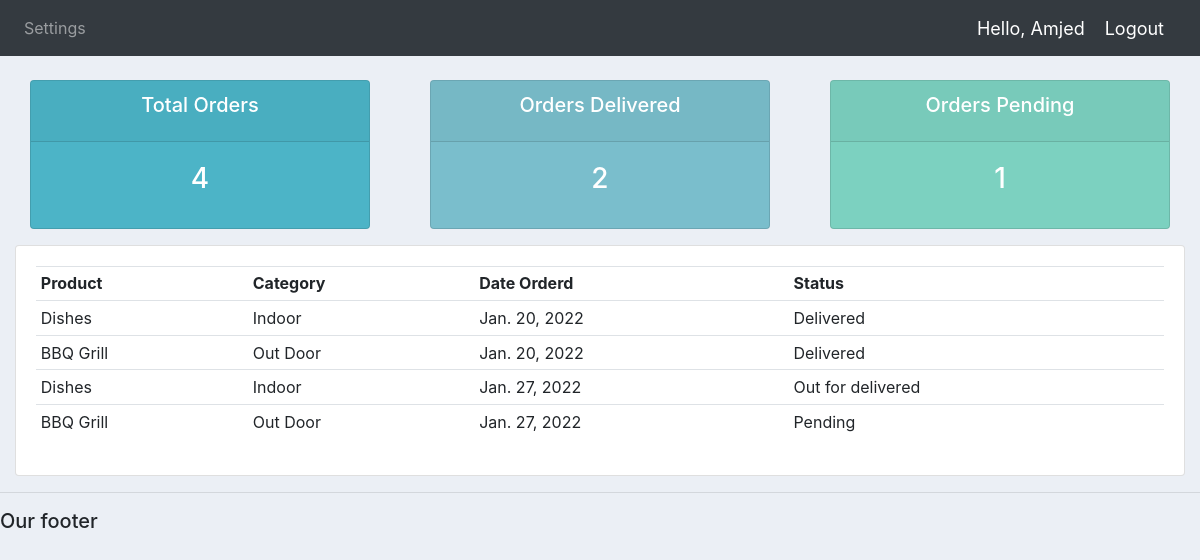
Screenshot of /user/ (signed in) with the database file from the repository.
### accounts/models.py (models this page shows)
class Order(models.Model):
    STATUS = (
        ("Pending","Pending"),
        ("Out for delivered", "Out for delivered"),
        ("Delivered", "Delivered"),
    )
    customer = models.ForeignKey(Customer,related_name="orders",null=True,on_delete=models.CASCADE)
    product = models.ForeignKey(Product, related_name="orders", null=True, on_delete=models.CASCADE)
    date_creation = models.DateField(auto_now_add=True,null=True)
    status = models.CharField(max_length=100, null=True,choices=STATUS)
    note = models.CharField(max_length=20,null=True)

class Product(models.Model):
    CATEGORY =(
        ("Indoor","Indoor"),
        ("Out Door","Out Door"),
    )
    name = models.CharField(max_length=100, null=True)
    price = models.FloatField(null=True)
    category = models.CharField(max_length=100, null=True,choices=CATEGORY)
    description = models.CharField(max_length=200, null=True,blank=True)
    date_creation = models.DateField(auto_now_add=True,null=True)
    tags = models.ManyToManyField(Tag)
    def __str__(self) -> str:
        return self.name

### accounts/decorators.py (the view)
        def wrapper_func(request, *args, **kwargs):
            group = None
            if request.user.groups.exists():
                group = request.user.groups.all()[0].name
            if group in allowed_roles:
                return view_func(request, *args, **kwargs)
            else:
                return HttpResponse("You are not allowed here")

### accounts/views.py (called while the page is built)
@login_required(login_url="login")
@allowed_users(allowed_roles=['customer'])
def userPage(request):
    orders = request.user.customer.orders.all()
    total_orders = orders.count()
    delivered = orders.filter(status="Delivered").count()
    pending = orders.filter(status="Pending").count()
    context={
        "orders":orders,
        "total_orders": total_orders,
        "delivered": delivered,
        "pending": pending,
    }
    return render(request,'accounts/user.html',context)

### accounts/templates/accounts/user.html
{%  extends 'accounts/main.html' %}
{% block content %}
{%  include 'accounts/status.html' %}
<div class="row">
	<div class="col-md">
		<div class="card card-body">
			<table class="table table-sm">
				<tr>
					<th>Product</th>
					<th>Category</th>
					<th>Date Orderd</th>
					<th>Status</th>
				</tr>
				{% for order in orders %}
				<tr>
					<td>{{order.product}}</td>
					<td>{{order.product.category}}</td>
					<td>{{order.date_creation}}</td>
					<td>{{order.status}}</td>
				</tr>
				{% endfor %}
			</table>
		</div>
	</div>
</div>
{% endblock content %}

### accounts/templates/accounts/main.html (shortened to what this page needs)
<!DOCTYPE html>
{% load static %}
<html>
<head>
	<link rel="stylesheet" href="https://stackpath.bootstrapcdn.com/bootstrap/4.3.1/css/bootstrap.min.css">
	<link rel="stylesheet" href="{% static 'css/main.css' %}">
</head>
<body>
	{%  include 'accounts/navbar.html' %}
	<div class="container-fluid">
	{% block content %}
	{% endblock %}
    </div>
	<hr>
	<h5>Our footer</h5>
</body>
</html>

### accounts/templates/accounts/navbar.html (shortened to what this page needs)
{% load static %}
<nav class="navbar navbar-expand-lg navbar-dark bg-dark">
  <div class="collapse navbar-collapse" id="navbarNav">
    <ul class="navbar-nav">
      {% if request.user.is_staff %}
      <li class="nav-item active">
        <a class="nav-link" href="{% url 'home'%}">Dashboard</a>
      </li>
      <li class="nav-item">
        <a class="nav-link" href="{% url 'products' %}">Products</a>
      </li>
      {% else %}
      <li class="nav-item">
        <a href="{% url 'account' %}" class="nav-link">Settings</a>
      </li>
      {% endif %}
    </ul>
  </div>
  <span class="hello-msg">Hello, {{request.user.username}}</span>
  <span><a class="hello-msg" href="{% url 'logout' %}">Logout</a></span>
</nav>

### accounts/templates/accounts/status.html
<br>
<div class="row">
	<div class="col">
		<div class="col-md">
			<div class="card text-center text-white  mb-3" id="total-orders">
			  	<div class="card-header">
			  		<h5 class="card-title">Total Orders</h5>
			  	</div>
			  	<div class="card-body">
			    	<h3 class="card-title">{{total_orders}}</h3>
			  	</div>
			</div>
		</div>
	</div>
	<div class="col">
		<div class="col-md">
			<div class="card text-center text-white  mb-3" id="orders-delivered">
			  	<div class="card-header">
			  		<h5 class="card-title">Orders Delivered</h5>
			  	</div>
			  	<div class="card-body">
			    	<h3 class="card-title">{{delivered}}</h3>
			  	</div>
			</div>
		</div>
	</div>
	<div class="col">
		<div class="col-md">
			<div class="card text-center text-white  mb-3" id="orders-pending">
			  	<div class="card-header">
			  		<h5 class="card-title">Orders Pending</h5>
			  	</div>
			  	<div class="card-body">
			    	<h3 class="card-title">{{pending}}</h3>
			  	</div>
			</div>
		</div>
	</div>
</div>

### static/css/main.css (style rules this page uses)
body { background-color: #ebeff5; }
#total-orders { background-color: #4cb4c7; }
#orders-delivered { background-color: #7abecc; }
#orders-pending { background-color: #7cd1c0; }

### accounts/templates/accounts/navbar.html (style rules this page uses)
.hello-msg { font-size: 18px; color: #fff; margin-right: 20px; }

### rows the page displays
Order: product "Dishes", product.category "Indoor", date_creation "Jan. 20, 2022", status "Delivered"
Order: product "BBQ Grill", product.category "Out Door", date_creation "Jan. 20, 2022", status "Delivered"
Order: product "Dishes", product.category "Indoor", date_creation "Jan. 27, 2022", status "Out for delivered"
Order: product "BBQ Grill", product.category "Out Door", date_creation "Jan. 27, 2022", status "Pending"

### other values shown
{{ request.user.username }} "Amjed"
{{ total_orders }} "4"
{{ delivered }} "2"
{{ pending }} "1"
